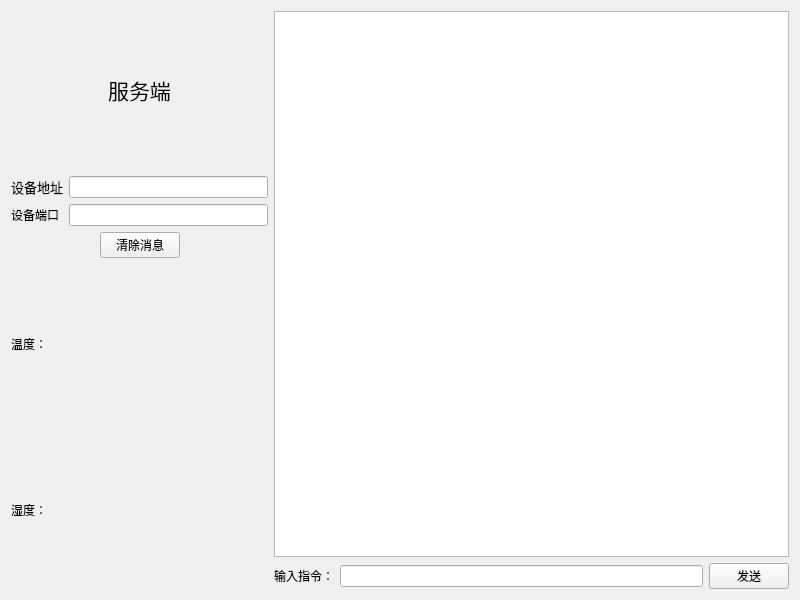
<?xml version="1.0" encoding="UTF-8"?>
<ui version="4.0">
 <class>Widget</class>
 <widget class="QWidget" name="Widget">
  <property name="geometry">
   <rect>
    <x>0</x>
    <y>0</y>
    <width>800</width>
    <height>600</height>
   </rect>
  </property>
  <property name="windowTitle">
   <string>Widget</string>
  </property>
  <layout class="QGridLayout" name="gridLayout_2" columnstretch="1,2">
   <item row="0" column="0">
    <layout class="QHBoxLayout" name="titleLayout" stretch="1">
     <item>
      <widget class="QLabel" name="title">
       <property name="text">
        <string>&lt;html&gt;&lt;head/&gt;&lt;body&gt;&lt;p align=&quot;center&quot;&gt;&lt;span style=&quot; font-size:16pt;&quot;&gt;服务端&lt;/span&gt;&lt;/p&gt;&lt;/body&gt;&lt;/html&gt;</string>
       </property>
      </widget>
     </item>
    </layout>
   </item>
   <item row="0" column="1" rowspan="5">
    <layout class="QVBoxLayout" name="verticalLayout">
     <item>
      <widget class="QListWidget" name="messagelist"/>
     </item>
     <item>
      <layout class="QHBoxLayout" name="horizontalLayout">
       <item>
        <widget class="QLabel" name="inputlabel">
         <property name="text">
          <string>输入指令：</string>
         </property>
        </widget>
       </item>
       <item>
        <widget class="QLineEdit" name="messageline"/>
       </item>
       <item>
        <widget class="QPushButton" name="sendButton">
         <property name="text">
          <string>发送</string>
         </property>
        </widget>
       </item>
      </layout>
     </item>
    </layout>
   </item>
   <item row="1" column="0">
    <layout class="QGridLayout" name="gridLayout" columnstretch="0,0">
     <item row="1" column="0">
      <widget class="QLabel" name="portlabel">
       <property name="text">
        <string>&lt;html&gt;&lt;head/&gt;&lt;body&gt;&lt;p&gt;设备端口&lt;/p&gt;&lt;/body&gt;&lt;/html&gt;</string>
       </property>
      </widget>
     </item>
     <item row="1" column="1">
      <widget class="QLineEdit" name="portlineEdit"/>
     </item>
     <item row="0" column="0">
      <widget class="QLabel" name="iplabel">
       <property name="text">
        <string>&lt;html&gt;&lt;head/&gt;&lt;body&gt;&lt;p align=&quot;center&quot;&gt;&lt;span style=&quot; font-size:10pt;&quot;&gt;设备地址&lt;/span&gt;&lt;/p&gt;&lt;/body&gt;&lt;/html&gt;</string>
       </property>
      </widget>
     </item>
     <item row="0" column="1">
      <widget class="QLineEdit" name="iplineEdit"/>
     </item>
    </layout>
   </item>
   <item row="2" column="0">
    <layout class="QHBoxLayout" name="clearLayout">
     <item>
      <spacer name="horizontalSpacer_2">
       <property name="orientation">
        <enum>Qt::Horizontal</enum>
       </property>
       <property name="sizeHint" stdset="0">
        <size>
         <width>75</width>
         <height>20</height>
        </size>
       </property>
      </spacer>
     </item>
     <item>
      <widget class="QPushButton" name="clearButton">
       <property name="text">
        <string>清除消息</string>
       </property>
      </widget>
     </item>
     <item>
      <spacer name="horizontalSpacer">
       <property name="orientation">
        <enum>Qt::Horizontal</enum>
       </property>
       <property name="sizeHint" stdset="0">
        <size>
         <width>75</width>
         <height>20</height>
        </size>
       </property>
      </spacer>
     </item>
    </layout>
   </item>
   <item row="3" column="0">
    <widget class="QLabel" name="clabel">
     <property name="text">
      <string>温度：</string>
     </property>
    </widget>
   </item>
   <item row="4" column="0">
    <widget class="QLabel" name="rhlabel">
     <property name="text">
      <string>湿度：</string>
     </property>
    </widget>
   </item>
  </layout>
 </widget>
 <resources/>
 <connections/>
</ui>
